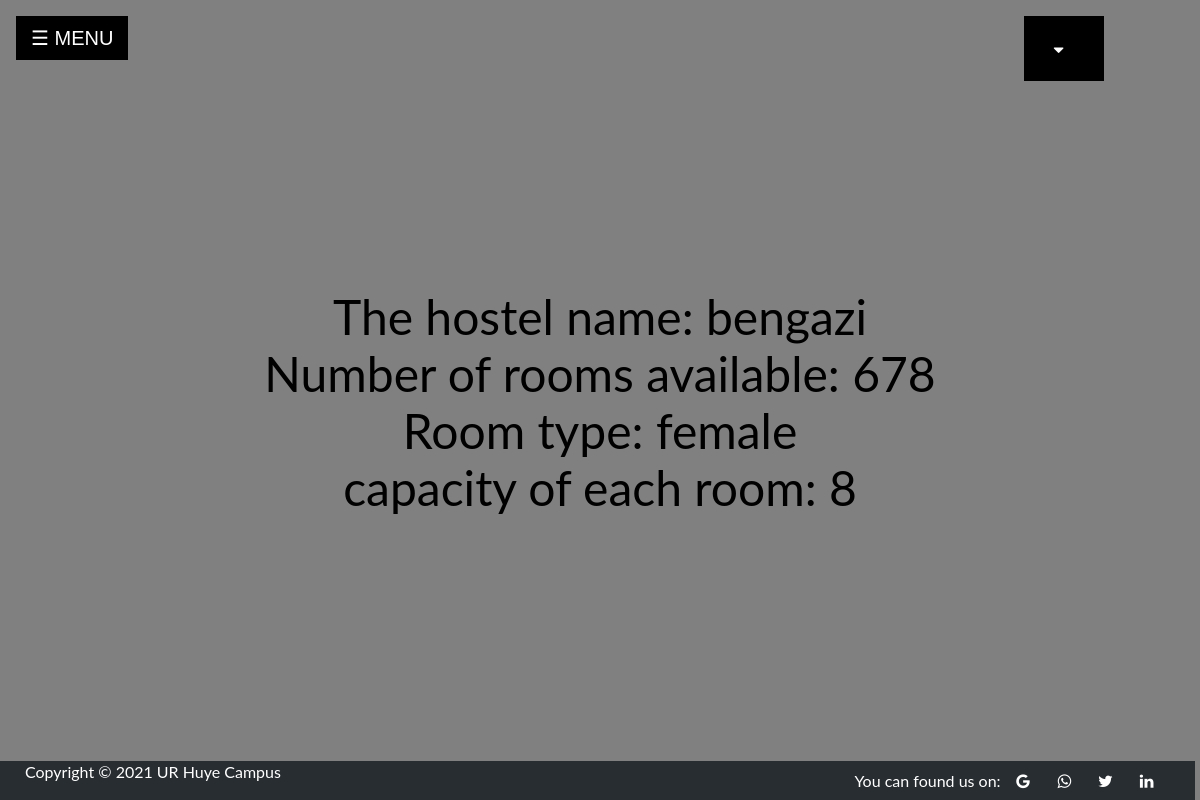
The page /view.php?id=12 on the database its author committed.
### tables this page shows
CREATE TABLE `hostels` (
  `hostel_id` int(11) NOT NULL,
  `hostel_name` varchar(255) NOT NULL,
  `room_number` int(11) NOT NULL,
  `room_type` varchar(20) NOT NULL,
  `room_capacity` int(10) NOT NULL,
  `register_date` timestamp NOT NULL DEFAULT current_timestamp() ON UPDATE current_timestamp()
);

### view.php (the view, shortened to what this page needs)
<!DOCTYPE html>
<html>
<head>
</head>
<body>
   <?php
      include("sidenav.php");
   include("connect.php");
   include("account_logout.php");
   $r = "SELECT * FROM hostels WHERE hostel_id =".$_GET['id'];
   $dx = mysqli_query($conn, $r);
   while($d = mysqli_fetch_assoc($dx)){
     echo' <center style="font-size: 3em;">';
    echo '<br><br><br><br>';
      echo "The hostel name: ".$d["hostel_name"]."<br/>";
      echo "Number of rooms available: ".$d["room_number"]."<br/>";
      echo "Room type: ".$d["room_type"]."<br/>";
      echo "capacity  of each room: ".$d["room_capacity"]."<br/>";
    echo '</center>';
   }
?>
<?php
 include("footer.php");
 ?>
</body>
</html>

### view.php (style rules this page uses)
body { background-color: gray; }

### account_logout.php (style rules this page uses)
body { margin:0;font-family:Arial }

### footer.php (style rules this page uses)
body { font-family: "Lato", sans-serif; }

### rows shown on the page
hostels: hostel_name "bengazi", room_number "678", room_type "female", room_capacity "8"
